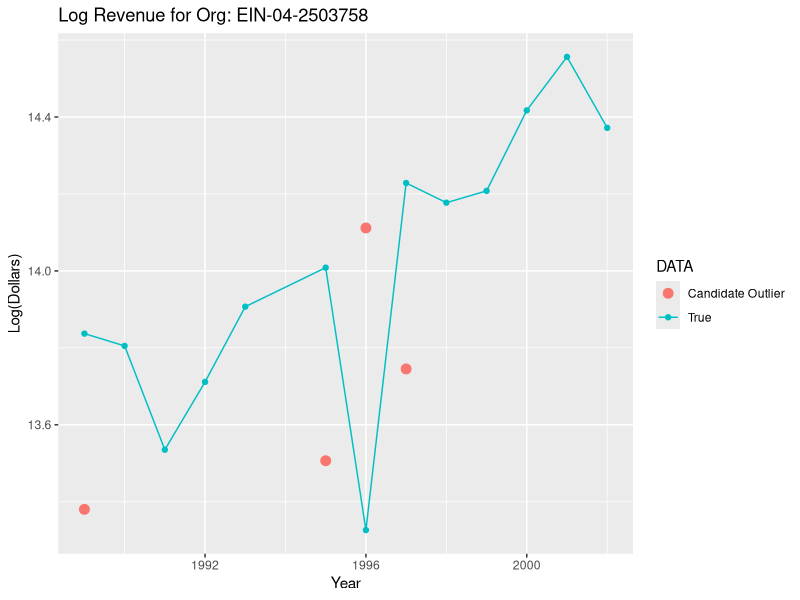

The R source for this figure:
## ---- chunk 1
knitr::opts_chunk$set(echo = TRUE)
## ---- chunk 2
library(fields)
library(readr)
library(tidyverse, warn.conflicts = FALSE)
library(data.table)
library(dplyr, warn.conflicts = FALSE)

df <- as.data.table(read_csv("small_test.csv", show_col_types = FALSE)) 

# center the data
df <- df |>
      group_by(EIN2) |>
      mutate(LOG_REV_CENTERED = LOG_REV - mean(LOG_REV)) |>
      ungroup()

# distance matrix of years
dist_mat <- dist(sort(unique(df$YEAR)), diag=TRUE, upper=TRUE)
dist_mat <- as.matrix(dist_mat)

# normalize
min_val <- min(dist_mat)
max_val <- max(dist_mat)
dist_mat <- (dist_mat - min_val) / (max_val - min_val)

# Matérn covariance
nu <- 0.5
rho <- 1
sigma_squared <- 1

mat_cov <- Matern(d = dist_mat, smoothness = nu, range = rho, phi = sigma_squared)
mu_1 <- 0
## ---- chunk 3
# Trying for a single organization 
ein <- "EIN-04-2503758"

# Train GPs
all_years <- (df |> filter(EIN2 == ein))$YEAR + 1 # all the years we have data for that org
predictions <- numeric(length(all_years)) # initialize
mu_2 <- numeric(nrow(df |> filter(EIN2 == ein)) - 1) # all zeros

for(i in 1:length(all_years)){
      # Leave out i-th year
      log_revenue <- (df |> filter(EIN2 == ein & YEAR != all_years[i]-1))$LOG_REV
      
      SIGMA.11 <- mat_cov[all_years[i], all_years[i]]
      SIGMA.22.inv <- solve(mat_cov[all_years[-i], all_years[-i]])
      SIGMA.12 <- mat_cov[all_years[i], all_years[-i], drop = FALSE]
      SIGMA.21 <- t(SIGMA.12) # SIGMA.12^T
      
      predictions[i] <- mu_1 + (SIGMA.12 %*% SIGMA.22.inv %*% (log_revenue - mu_2)) #mu_bar
      SIGMA.bar <- SIGMA.11 - (SIGMA.12 %*% SIGMA.22.inv %*% SIGMA.21)
}

residuals <- (df |> filter(EIN2 == ein))$LOG_REV - predictions
residuals <- abs(residuals / (sum(residuals^2) / length(residuals))) # (true - predicted) / (Stnd Error of Predictions)
## ---- chunk 4
candidate_outliers <- as.data.frame(list("PREDICTION" = predictions[residuals>=3],
                                         "YEAR" = all_years[which(residuals > 3)] - 1 + 1989,
                                         "DATA" = rep("Candidate Outlier", length(predictions[residuals>=3])))
                                    )
      
# Plot org data
df |>
    filter(EIN2==ein) |>
    mutate(DATA = "True") |>
    ggplot(aes(x = TAX_YEAR, y = LOG_REV, color = DATA)) +
    geom_point() +
    geom_line() +
    geom_point(data = candidate_outliers, aes(x = YEAR, y = PREDICTION, color = DATA), size = 3) +
    labs(x = "Year", y = "Log(Dollars)", title = paste("Log Revenue for Org:", ein))
